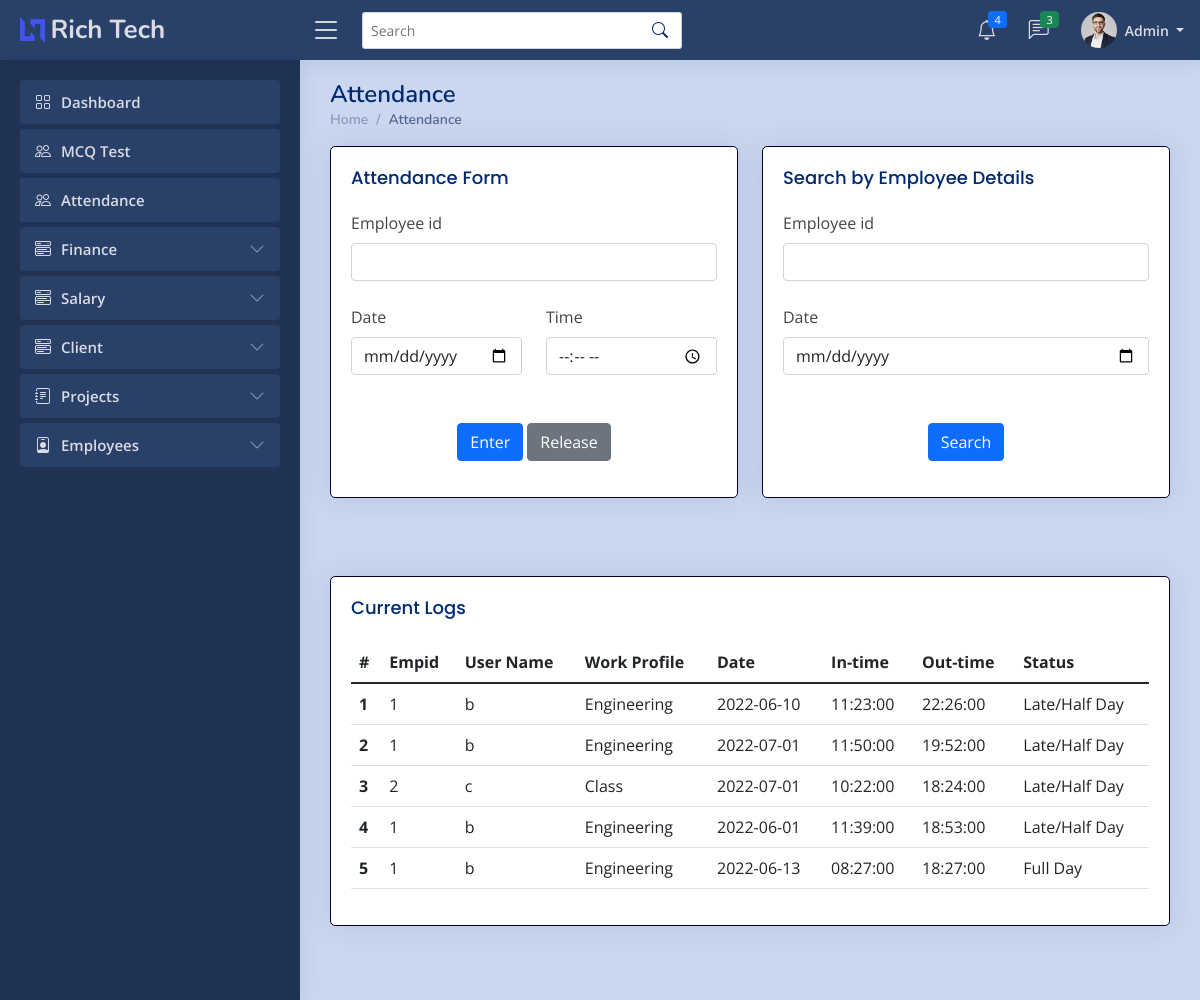
The page /admin/attendance.php (signed in) on the database as committed earlier.
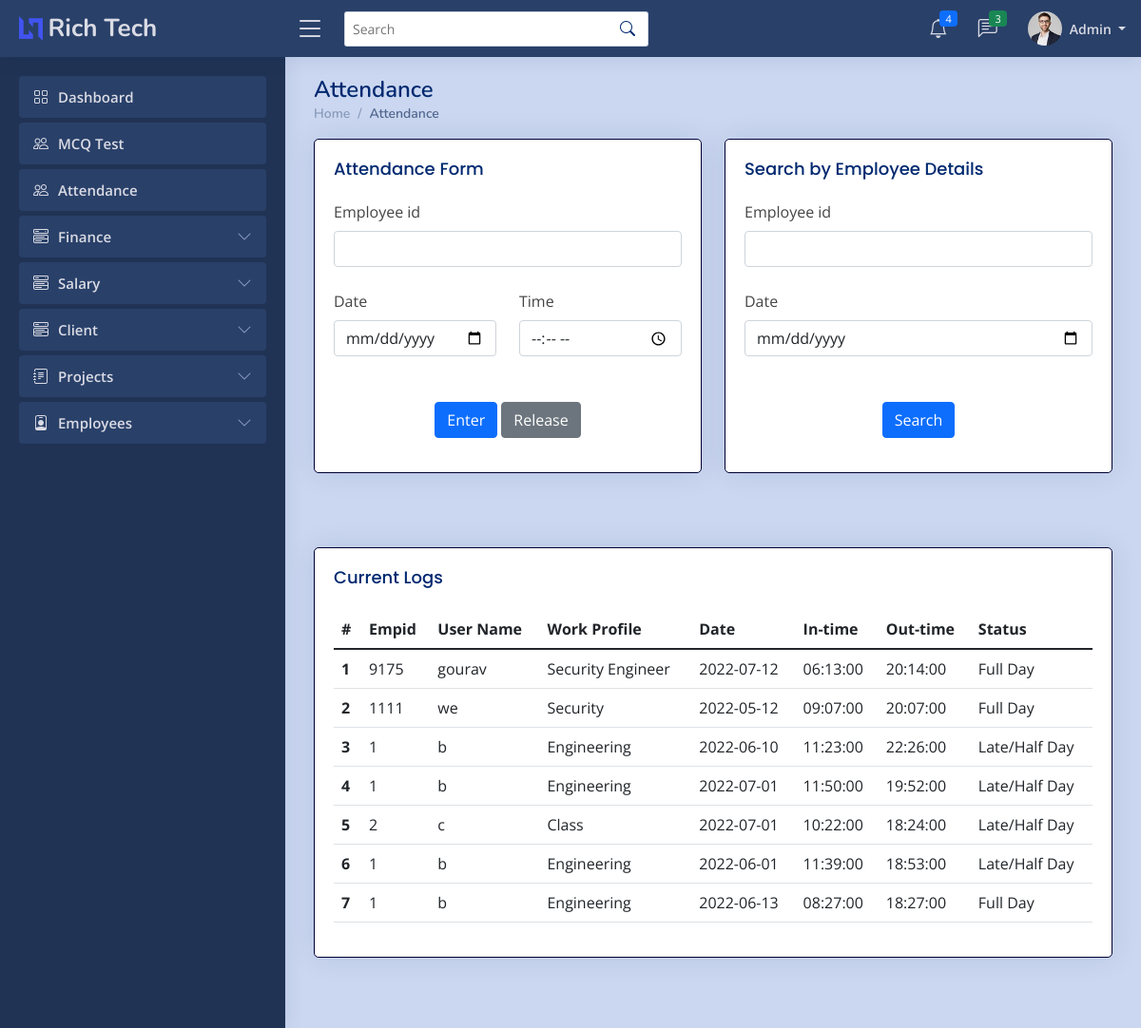
The same page on the database as committed later.
### tables this page shows
CREATE TABLE `attendancet` (
  `Id` int(7) NOT NULL,
  `uname` varchar(255) NOT NULL,
  `empid` varchar(255) NOT NULL,
  `ddate` date NOT NULL,
  `intime` time NOT NULL,
  `outtime` time DEFAULT NULL,
  `fullday` text DEFAULT NULL
);

CREATE TABLE `empt` (
  `Id` int(7) NOT NULL,
  `uname` varchar(255) NOT NULL,
  `empid` varchar(255) NOT NULL,
  `ename` varchar(255) NOT NULL,
  `deptname` varchar(255) NOT NULL,
  `email` varchar(255) NOT NULL,
  `mobile` varchar(14) NOT NULL,
  `dob` datetime NOT NULL,
  `eaddress` varchar(255) NOT NULL,
  `pphoto` longblob NOT NULL,
  `cv` longblob NOT NULL,
  `bio` longtext NOT NULL,
  `github` varchar(255) NOT NULL,
  `twitter` varchar(255) NOT NULL,
  `insta` varchar(255) NOT NULL,
  `linkedin` varchar(255) NOT NULL,
  `wstatus` varchar(20) NOT NULL
);

### admin/attendance.php (the view, shortened to what the changed rows need)
<?php
    if ($_SESSION['erole']=="admin"){
    ?>
<!DOCTYPE html>
<html lang="en">
    <head>
        <link href="../assets/vendor/bootstrap/css/bootstrap.min.css" rel="stylesheet">
        <link rel="stylesheet" href="../assets/vendor/bootstrap-icons/bootstrap-icons.css?v=<?php echo time(); ?>">
        <link href="../assets/vendor/boxicons/css/boxicons.min.css" rel="stylesheet">
        <link href="../assets/vendor/quill/quill.snow.css" rel="stylesheet">
        <link href="../assets/vendor/quill/quill.bubble.css" rel="stylesheet">
        <link href="../assets/vendor/remixicon/remixicon.css" rel="stylesheet">
        <link href="../assets/vendor/simple-datatables/style.css" rel="stylesheet">
        <link rel="stylesheet" href="../assets/css/style.css?v=<?php echo time(); ?>">
    </head>
    <body>
        <main id="main" class="main">
        <div class="pagetitle">
                <h1>Attendance</h1>
            </div>
            <br>
            <br>
            <section class="section dashboard">
                <div class="row">
                    <div class="col-md-12">
                        <div class="card">
                            <div class="card-body">
                                <?php
                                    include '../imports/config.php';
                                    $conn=mysqli_connect($server_name,$username,$password,$database_name);
                                    if(isset($_POST['searchattendance']) ){
                                        $empid=$_POST['empid'];
                                        $date=$_POST['date'];
                                        if ($date !="") {
                                            $sql="SELECT * FROM attendancet WHERE empid='$empid' AND ddate='$date' ORDER BY Id DESC";
                                            $records=mysqli_query($conn,$sql);
                                        }else{
                                            $sql="SELECT * FROM attendancet WHERE empid='$empid' ORDER BY Id DESC";
                                            $records=mysqli_query($conn,$sql);
                                        }
                                        if(mysqli_num_rows($records)>0){
                                            $n=1;
                                            echo '<div class="table-responsive">';
                                            echo '<table class="table datatable">';
                                                echo '<thead class="thead-dark">';
                                                    echo '<tr>';
                                                    echo '<th scope="col">#</th>';
                                                    echo '<th scope="col">Empid</th>';
                                                    echo '<th scope="col">User Name</th>';
                                                    echo '<th scope="col">Work-Profile</th>';
                                                    echo '<th scope="col">Date</th>';
                                                    echo '<th scope="col">In-time</th>';
                                                    echo '<th scope="col">Out-time</th>';
                                                    echo '<th scope="col">Status</th>';
                                                    echo '</tr>';
                                                echo '</thead>';
                                                echo '<tbody>';
                                                while($data = mysqli_fetch_array($records)){
                                                    $empid=$data['empid'];
                                                    $ename=$data['uname'];
                                                    $ddate=$data['ddate'];
                                                    $mysql = "SELECT bio from empt where empid='$empid'";
                                                    $result2 = mysqli_query($conn, $mysql);
                                                    $row2 = mysqli_fetch_assoc($result2);
                                                    $bio = $row2['bio'];
                                                    $intime=$data['intime'];
                                                    $outtime=$data['outtime'];
                                                    if ($outtime=="") {
                                                        $outtime="Working";
                                                    }
                                                    $status=$data['fullday'];
                                                    if ($status=="True") {
                                                        $status="Full Day";
                                                    }
                                                    elseif ($status=="False" && $outtime=="Working") {
                                                        $status="";
                                                    }
                                                    else{
                                                        $status="Late/Half Day";
                                                    }
                                                    echo '<tr>
                                                            <th scope="row">'.$n.'</th>
                                                            <td>'.$empid.'</td>
                                                            <td>'.$ename.'</td>
                                                            <td>'.$bio.'</td>
                                                            <td>'.$ddate.'</td>
                                                            <td>'.$intime.'</td>
                                                            <td>'.$outtime.'</td>
                                                            <td>'.$status.'</td>
                                                            </tr>';
                                                    $n+=1;
                                                }
                                                echo '</tbody>
                                        </table>';
                                        echo '</div>';
                                        }
                                        else{
                                            echo "No data found";
                                        }
                                    }else{
                                        $sql_query = "SELECT * from attendancet ORDER BY Id DESC";
                                        $records = mysqli_query($conn, $sql_query);
                                        $n=1;
                                        echo '<div class="table-responsive">';
                                        echo '<table class="table datatable">';
                                            echo '<thead class="thead-dark">';
                                                echo '<tr>';
                                                echo '<th scope="col">#</th>';
                                                echo '<th scope="col">Empid</th>';
                                                echo '<th scope="col">User Name</th>';
                                                echo '<th scope="col">Work Profile</th>';
                                                echo '<th scope="col">Date</th>';
                                                echo '<th scope="col">In-time</th>';
                                                echo '<th scope="col">Out-time</th>';
                                                echo '<th scope="col">Status</th>';
                                                echo '</tr>';
                                            echo '</thead>';
                                            echo '<tbody>';
                                            while($data = mysqli_fetch_array($records)){
                                                $empid=$data['empid'];
                                                $ename=$data['uname'];
                                                $ddate=$data['ddate'];
                                                $mysql = "SELECT bio from empt where empid='$empid'";
                                                $result2 = mysqli_query($conn, $mysql);
                                                $row2 = mysqli_fetch_assoc($result2);
                                                $bio = $row2['bio'];
                                                $intime=$data['intime'];
                                                $outtime=$data['outtime'];
                                                $status=$data['fullday'];
                                                if ($status=="True") {
                                                    $status="Full Day";
                                                }
                                                elseif ($status=="False" && $outtime=="Working") {
                                                    $status="";
                                                }
                                                else{
                                                    $status="Late/Half Day";
                                                }
                                                echo '<tr>
                                                        <th scope="row">'.$n.'</th>
                                                        <td>'.$empid.'</td>
                                                        <td>'.$ename.'</td>
                                                        <td>'.$bio.'</td>
                                                        <td>'.$ddate.'</td>
                                                        <td>'.$intime.'</td>
                                                        <td>'.$outtime.'</td>
                                                        <td>'.$status.'</td>
                                                        </tr>';
                                                $n+=1;
                                            }
                                            echo '</tbody>
                                            </table>';
                                            echo '</div>';
                                        }
                                    ?>
                            </div>
                        </div>
                    </div>
                </div>
            </section>
        </main>
    </body>
</html>
<?php
    }
    else{
    ob_start();
    header('Location: '.'../index.php');
    ob_end_flush();
    die();
    }
    ?>

Rows that differ between the two databases and show on the page:
added attendancet: empid "9175", uname "gourav", empt.bio "Security Engineer", ddate "2022-07-12", intime "06:13:00", outtime "20:14:00", fullday "Full Day"
added attendancet: empid "1111", uname "we", empt.bio "Security", ddate "2022-05-12", intime "09:07:00", outtime "20:07:00", fullday "Full Day"
